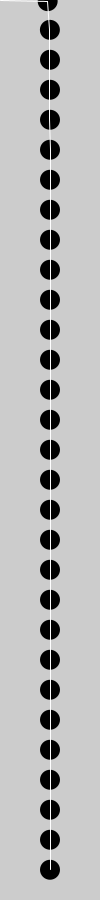
Frame 1 (no input)
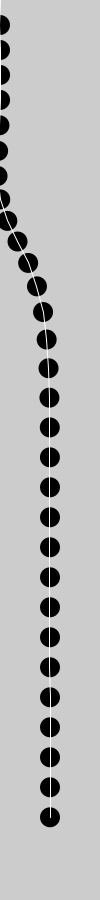
Frame 60 (the mouse pressed at the canvas centre just before this capture)
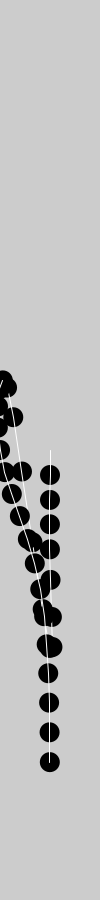
Frame 120 (the mouse held since frame 60 and released just before this capture)

The Processing sketch that drew these frames (run headless with seeded random() and noise(); from frame 60 on, the mouse is pressed at the canvas centre):

// Processing sketch: processing
// ── processing.pde
int numSprings=30;
Spring2D[]s=new Spring2D[numSprings];
float gravity=5.0;
float mass=3.0;  

void setup(){
  size(100,900);
  smooth();
  fill(0);
  for(int i=0;i<numSprings;i++){
    s[i]=new Spring2D(width/2,i*(height/numSprings),mass,gravity);
  }
}

void draw(){
  background(204);
  s[0].update(mouseX,mouseY);
  s[0].display(mouseX,mouseY);
  for(int i=1;i<numSprings;i++){
    s[i].update(s[i-1].x,s[i-1].y);
    s[i].display(s[i-1].x,s[i-1].y);
  }
}

class Spring2D{
  float vx,vy;
  float x,y;
  float gravity;
  float mass;
  float radius=10;
  float stiffness=0.2;
  float damping=0.7;

  Spring2D(float xpos,float ypos,float m,float g){
    x=xpos;
    y=ypos;
    mass=m;
    gravity=g;
  }

  void update(float targetX,float targetY){
    float forceX=(targetX-x)*stiffness;
    float ax=forceX/mass;
    vx=damping*(vx+ax);
    x+=vx;
    float forceY=(targetY-y)*stiffness;
    forceY+=gravity;
    float ay=forceY/mass;
    vy=damping*(vy+ay);
    y+=vy;
  }

  void display(float nx,float ny){
    noStroke();
    ellipse(x, y, radius*2, radius*2);
    stroke(255);
    line(x,y,nx,ny);
  }
}
